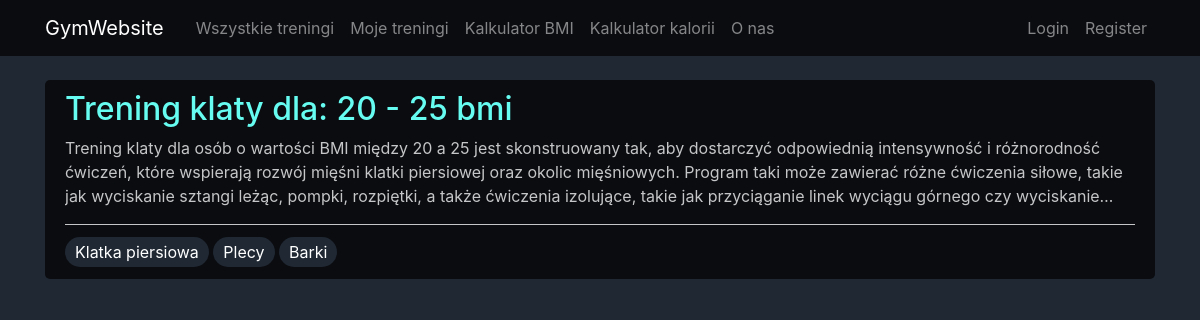
/, run on an earlier commit of the app's database.
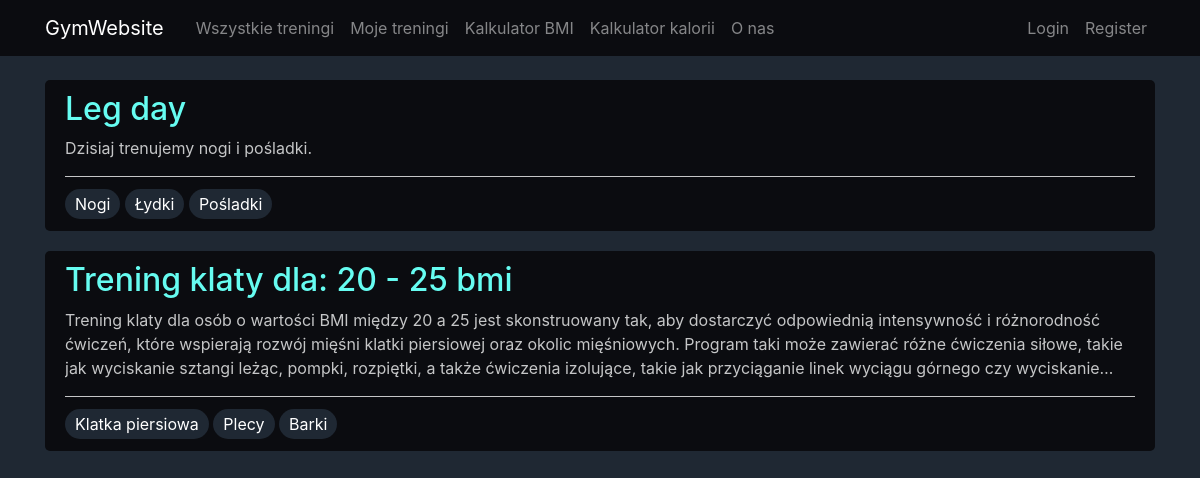
And on a later commit of the database.
### main/models.py (models this page shows, shortened)
class Workout(models.Model):
    id = models.AutoField(primary_key=True)
    title = models.CharField(max_length=100)
    description = models.TextField()
    created_at = models.DateTimeField(default=timezone.now)
    author = models.ForeignKey(User, on_delete=models.CASCADE)
    bmi_count = models.IntegerField()
    body_parts = models.ManyToManyField(Body_Part)
    workout_exercises = models.ManyToManyField(Workout_Exercise)

class Body_Part(models.Model):
    id = models.AutoField(primary_key=True)
    name = models.CharField(max_length=100)
    def __str__(self):
        return self.name

### main/views.py (the view)
# urls.py: path('', WorkoutListView.as_view(), name='home'),
class WorkoutListView(ListView):
    model = Workout
    template_name = 'main/home.html'
    context_object_name = 'workouts'
    ordering = ['-created_at']

### main/templates/main/home.html
{% extends "main/base.html" %}
{% block content %}
    {% for workout in workouts %}
        <article class="media content-section">
            <div class="media-body">
                <h2><a class="article-title" href="{% url 'workout-detail' workout.id %}">{{ workout.title }}</a></h2>
                <p class="text-line-limited">{{ workout.description }}</p>
                <div class="article-metadata">
                    {% for i in workout.body_parts.all %}
                        <div class="body-part">{{ i }}</div>
                    {% endfor %}
                </div>
            </div>
        </article>
    {% endfor %}
{% endblock %}

What changed in the data, as far as the page shows it:
added Workout: title "Leg day", description "Dzisiaj trenujemy nogi i pośladki."
now on this page (row unchanged): Body_Part: name "Nogi", shown under "Leg day"
now on this page (row unchanged): Body_Part: name "Łydki", shown under "Leg day"
added Body_Part: name "Pośladki", shown under "Leg day"
